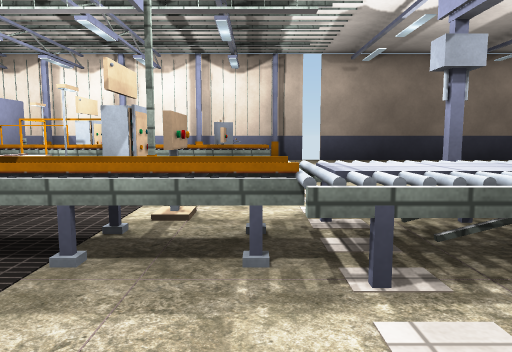
[1] (above)

16 first-person views from a walk through a scene from a Unity 3-D project. The camera is 1.2 m above the floor, tilts 6° down and sees 70° across. The floor is counted in squares, 2 m on a side. Each view is taken from the middle of a square. On the plan, view 1 faces up. The plan holds only what a view shows up to about 10 squares ahead; the rest is blank. Some surface patterns are stand-ins.

[2]
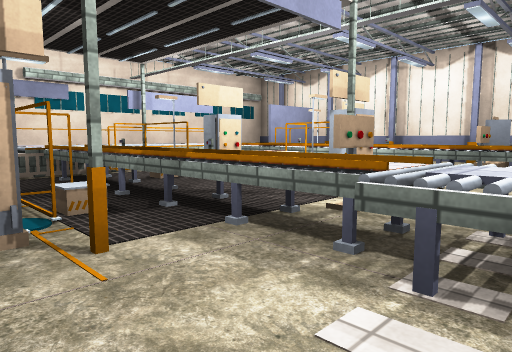

[3]
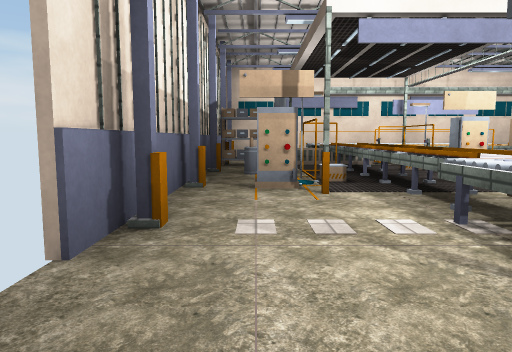

[4]
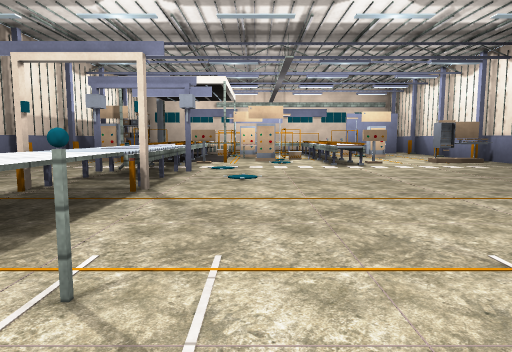

[5]
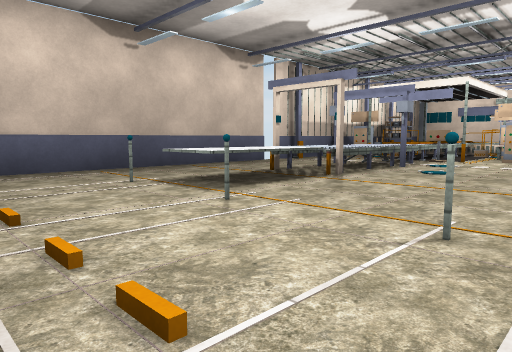

[6]
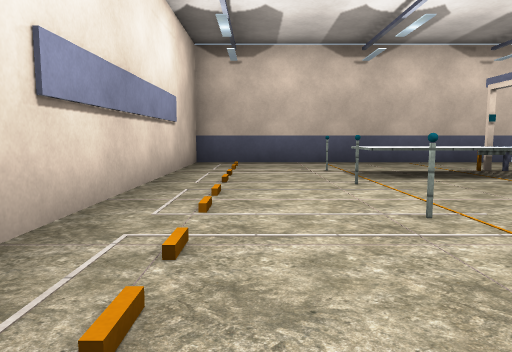

[7]
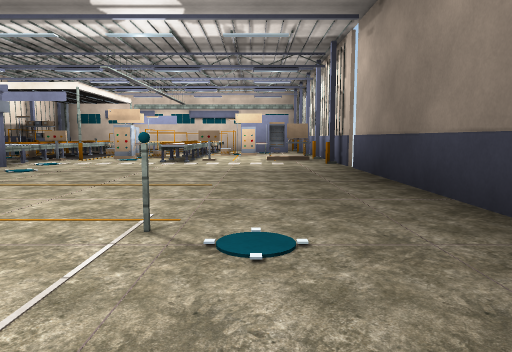

[8]
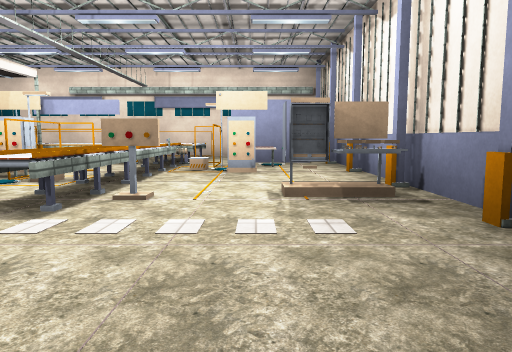

[9]
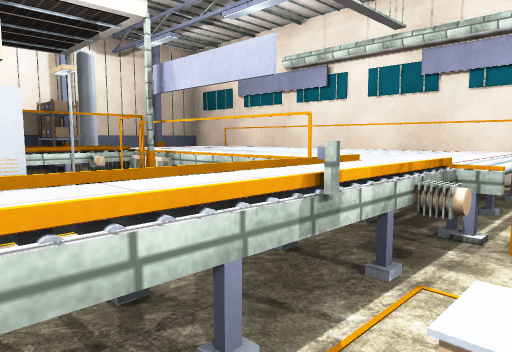

[10]
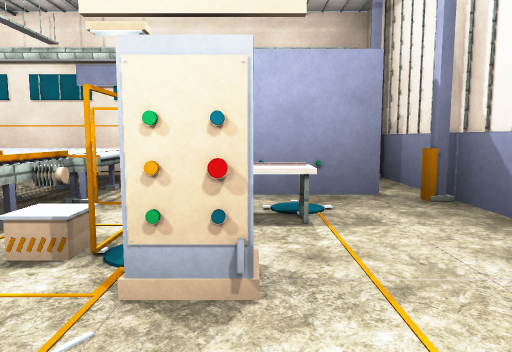

[11]
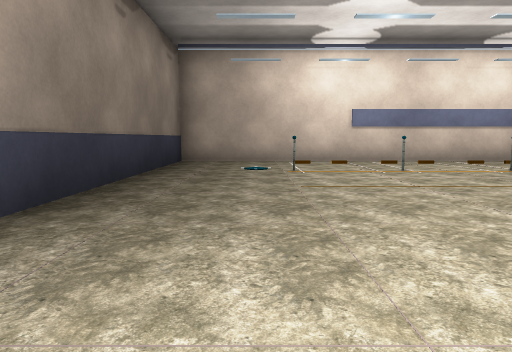

[12]
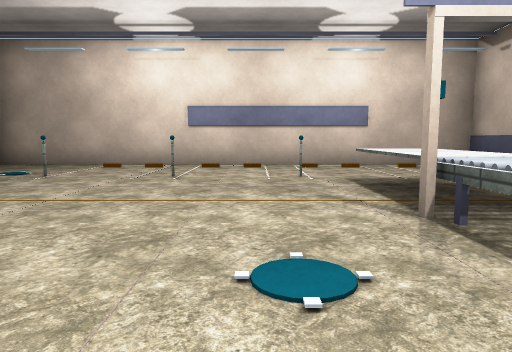

[13]
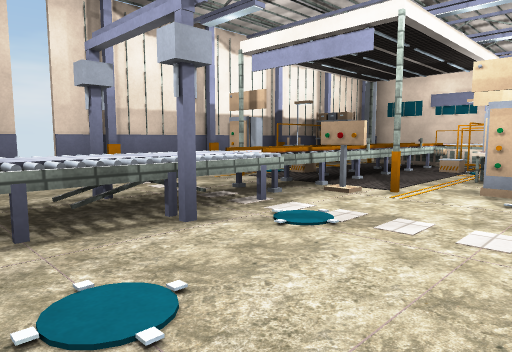

[14]
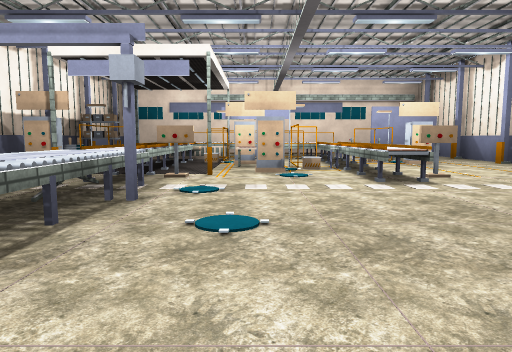

[15]
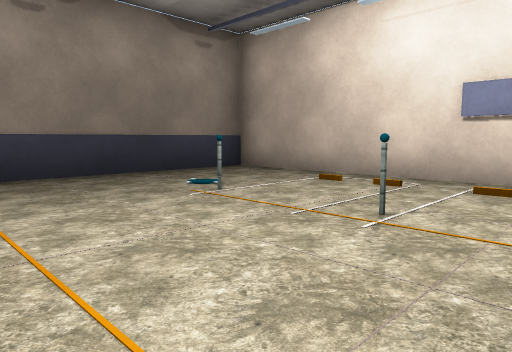

[16]
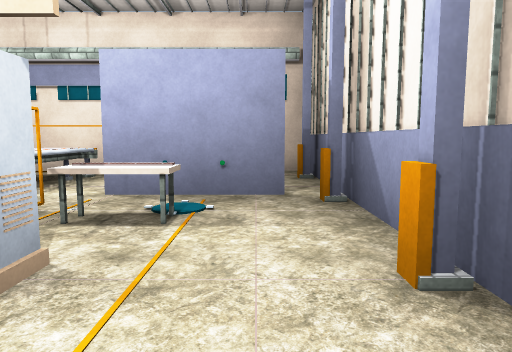

### Floor plan
Key: @ floor where view 1 was taken; # wall or solid block; x gap in a wall; . floor; ^ raised ledge; O other object.
Columns run from 8 left of view 1 to 10 right of it. Each row starts with its distance up from view 1.
 10 #########xx########
  9  .#....O..........#
  8   #^OO............#
  7 #OOOO..O.......#..#
  6  OOO^^^^^.........#
  5 ####.OOO.......#..#
  4 ####OOOO..........#
  3 #OOOO. O.......#..#
  2  OO^^^^^OOOOO^^...#
  1 #OOO.OOx.......#..#
  0 #  O#OOO@.........#
 -1 #########xx########

Where each view was taken, in squares from view 1:
view 1: 0 up, 0 right, facing up
view 2: 0 up, 1 right, facing up-left
view 3: 0 up, 3 right, facing left
view 4: 4 up, 8 right, facing left
view 5: 6 up, 9 right, facing down-left
view 6: 8 up, 8 right, facing down
view 7: 8 up, 9 right, facing left
view 8: 8 up, 3 right, facing left
view 9: 7 up, 3 left, facing down-left
view 10: 8 up, 2 left, facing left
view 11: 8 up, 0 right, facing right
view 12: 4 up, 1 right, facing right
view 13: 5 up, 3 right, facing down-left
view 14: 4 up, 5 right, facing left
view 15: 4 up, 4 right, facing up-right
view 16: 9 up, 2 left, facing left
